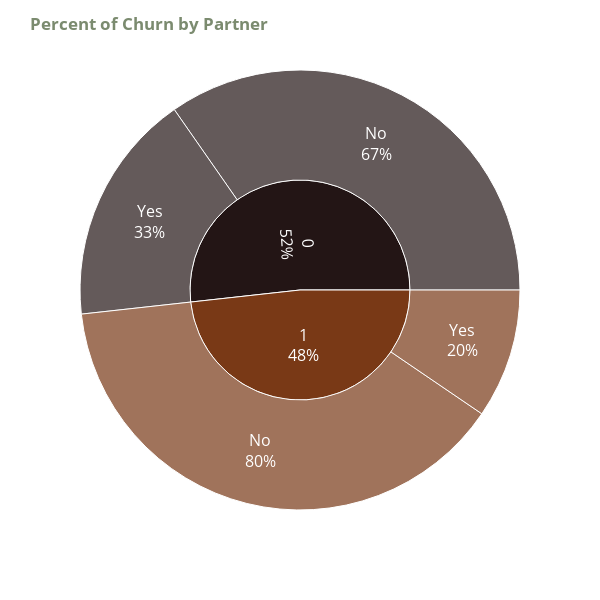

Notebook code cell kept with this figure:
### Code cell
plot_percentage('Partner')
# plot parent column in sunburst with calling above function

### Figure 1 — Plotly figure (JSON) as saved in the notebook; plotly's stock layout.template omitted (floating-point values rounded to 4 significant figures)
{"data": [{"branchvalues": "total", "domain": {"x": [0, 1], "y": [0, 1]}, "hovertemplate": "labels=%{label}<br>count=%{value}<br>parent=%{parent}<br>id=%{id}<extra></extra>", "ids": ["0/No", "1/No", "0/Yes", "1/Yes", "0", "1"], "labels": ["No", "No", "Yes", "Yes", "0", "1"], "name": "", "parents": ["0", "1", "0", "1", "", ""], "textfont": {"size": 16}, "textinfo": "label+percent parent", "type": "sunburst", "values": [2439, 2724, 1200, 669, 3639, 3393]}], "layout": {"height": 600, "legend": {"tracegroupgap": 0}, "margin": {"t": 60}, "sunburstcolorway": ["#231515", "#793916", "#D33F00", "#B7D7D7", "#859091"], "title": {"text": "<b style=\"color:#7b8b6f;\">Percent of Churn by Partner</b>"}, "width": 600}}
